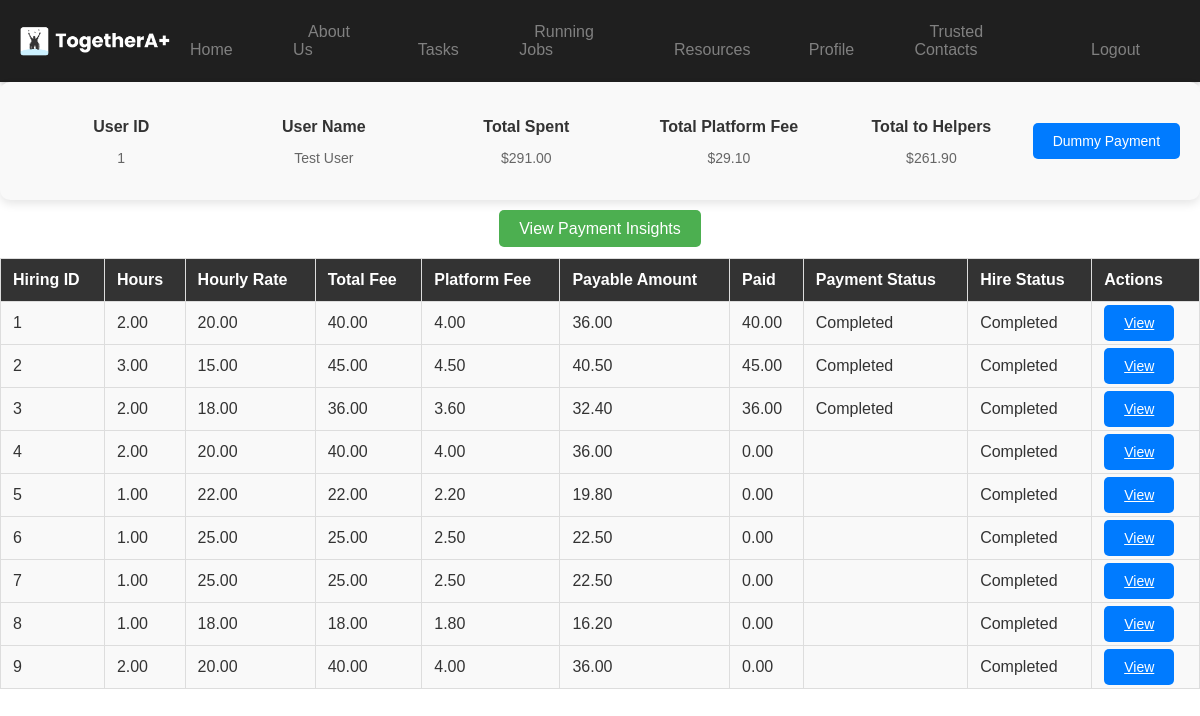
Screenshot of /payment.php (signed in) with the database file from the repository.
### tables this page shows
CREATE TABLE `users` (
  `user_id` int(11) NOT NULL,
  `name` varchar(255) NOT NULL,
  `email` varchar(255) NOT NULL,
  `profile_photo` text DEFAULT NULL,
  `password_hash` varchar(255) NOT NULL,
  `phone_number` varchar(15) DEFAULT NULL,
  `address` text DEFAULT NULL,
  `user_type` enum('disabled_individual','family_member','caretaker') NOT NULL,
  `created_at` timestamp NOT NULL DEFAULT current_timestamp(),
  `updated_at` timestamp NOT NULL DEFAULT current_timestamp() ON UPDATE current_timestamp(),
  `verification_status` enum('pending','verified','rejected') DEFAULT 'pending',
  `verified_by` int(11) DEFAULT NULL,
  `status` enum('active','suspended','deactivated') DEFAULT 'active'
);

CREATE TABLE `payments` (
  `payment_id` int(11) NOT NULL,
  `user_id` int(11) NOT NULL,
  `hiring_id` int(11) NOT NULL,
  `amount` decimal(10,2) NOT NULL,
  `payment_method` enum('credit_card','mobile_payment','paypal') NOT NULL,
  `status` enum('pending','completed','failed') DEFAULT 'pending',
  `created_at` timestamp NOT NULL DEFAULT current_timestamp()
);

CREATE TABLE `hiring_records` (
  `hiring_id` int(11) NOT NULL,
  `user_id` int(11) NOT NULL,
  `helper_id` int(11) NOT NULL,
  `task_id` int(11) NOT NULL,
  `start_time` datetime DEFAULT NULL,
  `end_time` datetime DEFAULT NULL,
  `total_hours` decimal(10,2) GENERATED ALWAYS AS (timestampdiff(HOUR,`start_time`,`end_time`)) VIRTUAL,
  `hourly_rate` decimal(10,2) NOT NULL,
  `fixed_price` decimal(10,2) DEFAULT NULL,
  `logged_hours` int(11) DEFAULT 0,
  `user_confirmation` enum('pending','confirmed','disputed') DEFAULT 'pending',
  `helper_confirmation` enum('pending','confirmed','disputed') DEFAULT 'pending',
  `admin_decision` enum('pending','resolved') DEFAULT 'pending',
  `created_at` timestamp NOT NULL DEFAULT current_timestamp(),
  `status` enum('pending','in_progress','completed','disputed') DEFAULT 'pending'
);

### payment.php (the view, shortened to what this page needs)
<?php
include 'dbconnect.php';
$user_id = $_SESSION['user_id'];
$sql_user = "SELECT name FROM users WHERE user_id = ?";
$stmt_user = $conn->prepare($sql_user);
$stmt_user->bind_param("i", $user_id);
$stmt_user->execute();
$user_details = $stmt_user->get_result()->fetch_assoc();
$sql = "
    SELECT
        hr.hiring_id,
        hr.total_hours,
        hr.hourly_rate,
        (hr.total_hours * hr.hourly_rate) AS total_fee,
        (hr.total_hours * hr.hourly_rate * 0.10) AS platform_fee,
        (hr.total_hours * hr.hourly_rate) - (hr.total_hours * hr.hourly_rate * 0.10) AS payable_amount,
        p.amount AS paid,
        p.status AS payment_status,
        hr.status AS hire_status
    FROM hiring_records hr
    LEFT JOIN payments p ON hr.hiring_id = p.hiring_id
    WHERE hr.user_id = ?
";
$stmt = $conn->prepare($sql);
$stmt->bind_param("i", $user_id);
$stmt->execute();
$result = $stmt->get_result();
$hiring_records = $result->fetch_all(MYSQLI_ASSOC);
$summary_sql = "
    SELECT
        SUM(hr.total_hours * hr.hourly_rate) AS total_spent,
        SUM(hr.total_hours * hr.hourly_rate * 0.10) AS total_platform_fee,
        SUM((hr.total_hours * hr.hourly_rate) - (hr.total_hours * hr.hourly_rate * 0.10)) AS total_to_helpers
    FROM hiring_records hr
    WHERE hr.user_id = ?
";
$stmt_summary = $conn->prepare($summary_sql);
$stmt_summary->bind_param("i", $user_id);
$stmt_summary->execute();
$summary_data = $stmt_summary->get_result()->fetch_assoc();
?>
<!DOCTYPE html>
<html lang="en">
<head>
    <link rel="stylesheet" href="styles.css">
</head>
<body>
    <?php include 'header_user.php'; ?>
    <main>
        <div class="payment-wrapper">
            <div class="payment-summary">
                <div class="summary-item">
                    <h3>User ID</h3>
                    <p><?php echo htmlspecialchars($user_id); ?></p>
                </div>
                <div class="summary-item">
                    <h3>User Name</h3>
                    <p><?php echo htmlspecialchars($user_details['name']); ?></p>
                </div>
                <div class="summary-item">
                    <h3>Total Spent</h3>
                    <p>$<?php echo number_format($summary_data['total_spent'], 2); ?></p>
                </div>
                <div class="summary-item">
                    <h3>Total Platform Fee</h3>
                    <p>$<?php echo number_format($summary_data['total_platform_fee'], 2); ?></p>
                </div>
                <div class="summary-item">
                    <h3>Total to Helpers</h3>
                    <p>$<?php echo number_format($summary_data['total_to_helpers'], 2); ?></p>
                </div>
                <div class="dummy-pay-container">
                    <form action="dummy_payment.php" method="POST">
                        <button type="submit" class="dummy-pay-btn">Dummy Payment</button>
                    </form>
                </div>
            </div>
            <div class="payment-insights-container">
                <a href="payment_insights.php" class="view-btn">View Payment Insights</a>
            </div>
            <table class="payment-table">
                <thead>
                    <tr>
                        <th>Hiring ID</th>
                        <th>Hours</th>
                        <th>Hourly Rate</th>
                        <th>Total Fee</th>
                        <th>Platform Fee</th>
                        <th>Payable Amount</th>
                        <th>Paid</th>
                        <th>Payment Status</th>
                        <th>Hire Status</th>
                        <th>Actions</th>
                    </tr>
                </thead>
                <tbody>
                    <?php if (count($hiring_records) > 0): ?>
                        <?php foreach ($hiring_records as $record): ?>
                            <tr>
                                <td><?php echo $record['hiring_id']; ?></td>
                                <td><?php echo $record['total_hours']; ?></td>
                                <td><?php echo number_format($record['hourly_rate'], 2); ?></td>
                                <td><?php echo number_format($record['total_fee'], 2); ?></td>
                                <td><?php echo number_format($record['platform_fee'], 2); ?></td>
                                <td><?php echo number_format($record['payable_amount'], 2); ?></td>
                                <td><?php echo number_format($record['paid'], 2); ?></td>
                                <td><?php echo ucfirst($record['payment_status']); ?></td>
                                <td><?php echo ucfirst($record['hire_status']); ?></td>
                                <td><a href="view_hiring.php?hiring_id=<?php echo $record['hiring_id']; ?>" class="dummy-pay-btn">View</a></td>
                            </tr>
                        <?php endforeach; ?>
                    <?php else: ?>
                        <tr>
                            <td colspan="10" class="no-records">No payment records found.</td>
                        </tr>
                    <?php endif; ?>
                </tbody>
            </table>
        </div>
    </main>
</body>
</html>

### styles.css (style rules this page uses)
body { font-family: Arial, sans-serif; margin: 0; padding: 0; background-color: #121212; color: white; }

### home.css (style rules this page uses)
body { font-family: Arial, sans-serif; margin: 0; padding: 0; background-color: #ffffff; color: #333; }

### payment.php (style rules this page uses)
.payment-summary { display: flex; justify-content: space-between; align-items: center; background-color: #f9f9f9; padding: 20px; margin-bottom: 20px; border-radius: 10px; box-shadow: 0 4px 10px rgba(0, 0, 0, 0.1); }
.summary-item { text-align: center; flex: 1; }
.summary-item h3 { font-size: 16px; margin-bottom: 5px; color: #333; }
.summary-item p { font-size: 14px; color: #666; }
.dummy-pay-container { text-align: center; }
.dummy-pay-btn { background-color: #007bff; color: white; padding: 10px 20px; font-size: 14px; border: none; border-radius: 5px; cursor: pointer; transition: background-color 0.3s ease; }
.payment-table { width: 100%; border-collapse: collapse; margin-top: 20px; text-align: left; background-color: #f9f9f9; }
.payment-table th, .payment-table td { padding: 12px; border: 1px solid #ddd; }
.payment-table th { background-color: #333; color: white; }
.payment-insights-container { text-align: center; margin-top: 20px; }
.view-btn { background-color: #4caf50; color: white; padding: 10px 20px; text-decoration: none; border-radius: 5px; }

### rows the page displays
users: name "Test User"
payments: hiring.hiring_id "1", hiring.total_hours "2.00", hiring.hourly_rate "20.00", total_fee "40.00", platform_fee "4.00", payable_amount "36.00", amount "40.00", status "Completed", hiring.status "Completed"
payments: hiring.hiring_id "2", hiring.total_hours "3.00", hiring.hourly_rate "15.00", total_fee "45.00", platform_fee "4.50", payable_amount "40.50", amount "45.00", status "Completed", hiring.status "Completed"
payments: hiring.hiring_id "3", hiring.total_hours "2.00", hiring.hourly_rate "18.00", total_fee "36.00", platform_fee "3.60", payable_amount "32.40", amount "36.00", status "Completed", hiring.status "Completed"
hiring_records: hiring_id "4", total_hours "2.00", hourly_rate "20.00", total_fee "40.00", platform_fee "4.00", payable_amount "36.00", paid "0.00", status "Completed"
hiring_records: hiring_id "5", total_hours "1.00", hourly_rate "22.00", total_fee "22.00", platform_fee "2.20", payable_amount "19.80", paid "0.00", status "Completed"
hiring_records: hiring_id "6", total_hours "1.00", hourly_rate "25.00", total_fee "25.00", platform_fee "2.50", payable_amount "22.50", paid "0.00", status "Completed"
hiring_records: hiring_id "7", total_hours "1.00", hourly_rate "25.00", total_fee "25.00", platform_fee "2.50", payable_amount "22.50", paid "0.00", status "Completed"
hiring_records: hiring_id "8", total_hours "1.00", hourly_rate "18.00", total_fee "18.00", platform_fee "1.80", payable_amount "16.20", paid "0.00", status "Completed"
hiring_records: hiring_id "9", total_hours "2.00", hourly_rate "20.00", total_fee "40.00", platform_fee "4.00", payable_amount "36.00", paid "0.00", status "Completed"

### other values shown
$user_id "1"
$summary_data['total_spent'] "291.00"
$summary_data['total_platform_fee'] "29.10"
$summary_data['total_to_helpers'] "261.90"
